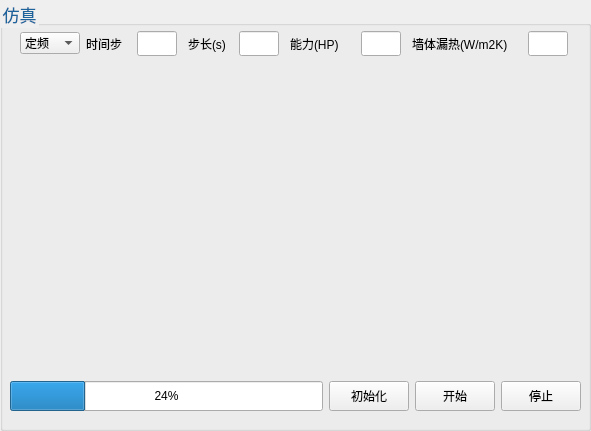
   <widget class="QGroupBox" name="group_simu">
    <property name="geometry">
     <rect>
      <x>430</x>
      <y>270</y>
      <width>591</width>
      <height>431</height>
     </rect>
    </property>
    <property name="styleSheet">
     <string notr="true">.QGroupBox{
    font-size:17px;
	color: #1d649c;
}</string>
    </property>
    <property name="title">
     <string>仿真</string>
    </property>
    <widget class="QWidget" name="verticalLayoutWidget">
     <property name="geometry">
      <rect>
       <x>20</x>
       <y>70</y>
       <width>551</width>
       <height>291</height>
      </rect>
     </property>
     <layout class="QVBoxLayout" name="graphLayout"/>
    </widget>
    <widget class="QWidget" name="layoutWidget">
     <property name="geometry">
      <rect>
       <x>20</x>
       <y>30</y>
       <width>551</width>
       <height>27</height>
      </rect>
     </property>
     <layout class="QHBoxLayout" name="horizontalLayout_20">
      <item>
       <widget class="QComboBox" name="combo_frequency">
        <property name="minimumSize">
         <size>
          <width>40</width>
          <height>0</height>
         </size>
        </property>
        <property name="maximumSize">
         <size>
          <width>60</width>
          <height>16777215</height>
         </size>
        </property>
        <item>
         <property name="text">
          <string>定频</string>
         </property>
        </item>
        <item>
         <property name="text">
          <string>变频</string>
         </property>
        </item>
       </widget>
      </item>
      <item>
       <widget class="QLabel" name="label_stepNum">
        <property name="maximumSize">
         <size>
          <width>45</width>
          <height>40</height>
         </size>
        </property>
        <property name="text">
         <string>时间步</string>
        </property>
       </widget>
      </item>
      <item>
       <widget class="QLineEdit" name="line_stepNum">
        <property name="minimumSize">
         <size>
          <width>0</width>
          <height>25</height>
         </size>
        </property>
        <property name="maximumSize">
         <size>
          <width>40</width>
          <height>16777215</height>
         </size>
        </property>
       </widget>
      </item>
      <item>
       <spacer name="horizontalSpacer">
        <property name="orientation">
         <enum>Qt::Horizontal</enum>
        </property>
        <property name="sizeType">
         <enum>QSizePolicy::Fixed</enum>
        </property>
        <property name="sizeHint" stdset="0">
         <size>
          <width>5</width>
          <height>20</height>
         </size>
        </property>
       </spacer>
      </item>
      <item>
       <widget class="QLabel" name="label_stepLength">
        <property name="maximumSize">
         <size>
          <width>45</width>
          <height>16777215</height>
         </size>
        </property>
        <property name="text">
         <string>步长(s)</string>
        </property>
       </widget>
      </item>
      <item>
       <widget class="QLineEdit" name="line_stepLength">
        <property name="minimumSize">
         <size>
          <width>0</width>
          <height>25</height>
         </size>
        </property>
        <property name="maximumSize">
         <size>
          <width>40</width>
          <height>16777215</height>
         </size>
        </property>
       </widget>
      </item>
      <item>
       <spacer name="horizontalSpacer_2">
        <property name="orientation">
         <enum>Qt::Horizontal</enum>
        </property>
        <property name="sizeType">
         <enum>QSizePolicy::Fixed</enum>
        </property>
        <property name="sizeHint" stdset="0">
         <size>
          <width>5</width>
          <height>20</height>
         </size>
        </property>
       </spacer>
      </item>
      <item>
       <widget class="QLabel" name="label_acCpacity">
        <property name="minimumSize">
         <size>
          <width>45</width>
          <height>0</height>
         </size>
        </property>
        <property name="maximumSize">
         <size>
          <width>65</width>
          <height>16777215</height>
         </size>
        </property>
        <property name="text">
         <string>能力(HP)</string>
        </property>
       </widget>
      </item>
      <item>
       <widget class="QLineEdit" name="line_acCpacity">
        <property name="minimumSize">
         <size>
          <width>0</width>
          <height>25</height>
         </size>
        </property>
        <property name="maximumSize">
         <size>
          <width>40</width>
          <height>16777215</height>
         </size>
        </property>
       </widget>
      </item>
      <item>
       <spacer name="horizontalSpacer_8">
        <property name="orientation">
         <enum>Qt::Horizontal</enum>
        </property>
        <property name="sizeType">
         <enum>QSizePolicy::Fixed</enum>
        </property>
        <property name="sizeHint" stdset="0">
         <size>
          <width>5</width>
          <height>22</height>
         </size>
        </property>
       </spacer>
      </item>
      <item>
       <widget class="QLabel" name="label_lossHeat">
        <property name="maximumSize">
         <size>
          <width>110</width>
          <height>40</height>
         </size>
        </property>
        <property name="text">
         <string>墙体漏热(W/m2K)</string>
        </property>
       </widget>
      </item>
      <item>
       <widget class="QLineEdit" name="line_lossHeat">
        <property name="minimumSize">
         <size>
          <width>0</width>
          <height>25</height>
         </size>
        </property>
        <property name="maximumSize">
         <size>
          <width>40</width>
          <height>16777215</height>
         </size>
        </property>
       </widget>
      </item>
     </layout>
    </widget>
    <widget class="QWidget" name="layoutWidget">
     <property name="geometry">
      <rect>
       <x>10</x>
       <y>380</y>
       <width>571</width>
       <height>32</height>
      </rect>
     </property>
     <layout class="QHBoxLayout" name="horizontalLayout_23">
      <item>
       <widget class="QProgressBar" name="progressBar">
        <property name="minimumSize">
         <size>
          <width>0</width>
          <height>30</height>
         </size>
        </property>
        <property name="value">
         <number>24</number>
        </property>
       </widget>
      </item>
      <item>
       <widget class="QPushButton" name="button_init">
        <property name="minimumSize">
         <size>
          <width>0</width>
          <height>30</height>
         </size>
        </property>
        <property name="text">
         <string>初始化</string>
        </property>
       </widget>
      </item>
      <item>
       <widget class="QPushButton" name="button_begin">
        <property name="minimumSize">
         <size>
          <width>0</width>
          <height>30</height>
         </size>
        </property>
        <property name="text">
         <string>开始</string>
        </property>
       </widget>
      </item>
      <item>
       <widget class="QPushButton" name="button_stop">
        <property name="minimumSize">
         <size>
          <width>0</width>
          <height>30</height>
         </size>
        </property>
        <property name="text">
         <string>停止</string>
        </property>
       </widget>
      </item>
     </layout>
    </widget>
   </widget>
